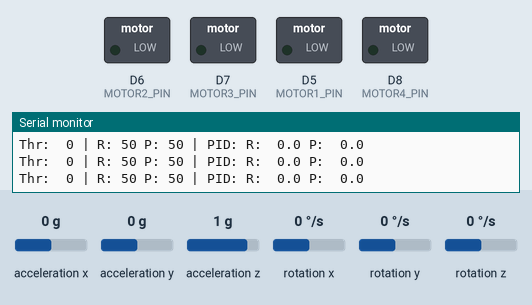
The sketch below on a simulated ESP8266 (NodeMCU). Parts: switched loads named in the sketch (green lamp = pin HIGH), the last lines printed to the serial monitor. Wiring (inferred from the names in the program): MPU-6050 motion sensor at I2C address 0x68. Inputs (shaded band) come from the test bench; at power-on: acceleration x 0 g, rotation x 0 °/s, rotation y 0 °/s, acceleration y 0 g, acceleration z 1 g, rotation z 0 °/s. WiFi joins after 1.5 s; servers stay silent unless stated.

Above: at 6.3 s.
6.4 s: acceleration x set to -1.4 g
At 7.6 s:
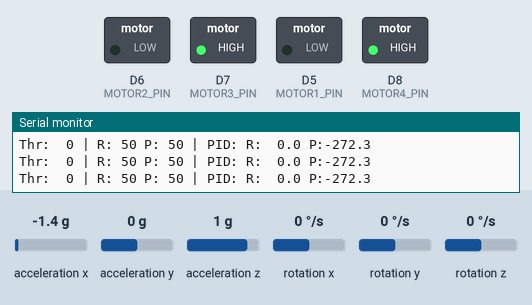
7.9 s: rotation x set to -25 °/s
At 8.15 s:
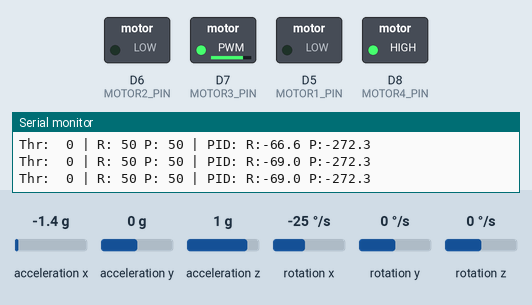
10.9 s: rotation x set to -32 °/s
12.4 s: rotation y set to 100 °/s
At 12.72 s:
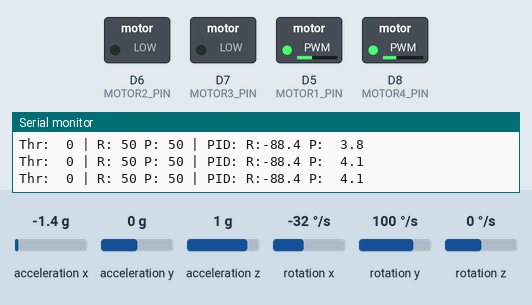
15.4 s: acceleration y set to -1.4 g
At 15.77 s:
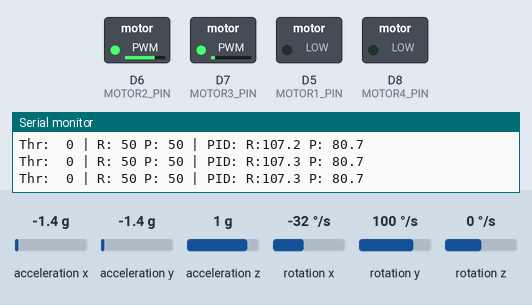
18.4 s: acceleration z set to -1.4 g
Timing chart, 0 to 22.4 s (numbered marks = the images above; inputs shaded):
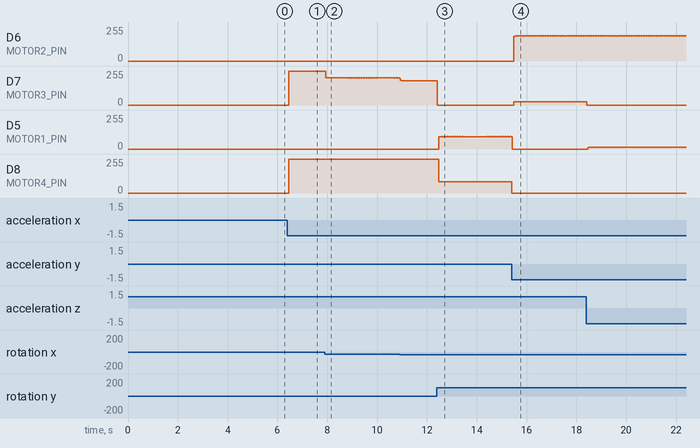

The sketch:

drone_blynk_esp8266_v3.ino
```cpp
#define BLYNK_TEMPLATE_ID "TMPL3rPMucg_r"
#define BLYNK_TEMPLATE_NAME "DRONE"
#include <ESP8266WiFi.h>
#include <BlynkSimpleEsp8266.h>
#include "Wire.h"

// Motor Control Pins
#define MOTOR1_PIN D5
#define MOTOR2_PIN D6
#define MOTOR3_PIN D7
#define MOTOR4_PIN D8

// Blynk Credentials
char auth[] = "I_cMxg1joHbquc8RcZmUF2WwOi07Ujvb";
char ssid[] = "Anish's S22 Ultra";
char pass[] = "ph82ubqayk";

// Blynk Virtual Pins
#define THROTTLE_JOYSTICK V0
#define YAW_JOYSTICK      V1
#define ROLL_JOYSTICK     V2
#define PITCH_JOYSTICK    V3
#define MODE_SWITCH       V4

// Motor Control Variables
int motorSpeed[4] = {0};
int input_PITCH = 50;
int input_ROLL = 50;
int input_YAW = 50;
volatile int input_THROTTLE = 0;
int Mode = 0;

// MPU6050 Variables
int16_t gyro_x, gyro_y, gyro_z, acc_x, acc_y, acc_z, temperature; // Added temperature
float angle_pitch, angle_roll, angle_yaw;
float angle_pitch_output, angle_roll_output, angle_yaw_output;
long gyro_x_cal, gyro_y_cal, gyro_z_cal;

// PID Variables
float roll_PID, pitch_PID, yaw_PID;
double twoX_kp = 5, twoX_ki = 0.003, twoX_kd = 1.4;
double yaw_kp = 8, yaw_ki = 0, yaw_kd = 4;

void setup() {
  // Initialize Motor PWM Pins
  pinMode(MOTOR1_PIN, OUTPUT);
  pinMode(MOTOR2_PIN, OUTPUT);
  pinMode(MOTOR3_PIN, OUTPUT);
  pinMode(MOTOR4_PIN, OUTPUT);

  // Set 8kHz PWM frequency
  analogWriteFreq(8000);
  analogWriteRange(255);

  // Initialize Serial
  Serial.begin(115200);

  // Initialize Blynk
  Blynk.begin(auth, ssid, pass);

  // Initialize MPU6050
  Wire.begin();
  Wire.setClock(400000);
  Wire.beginTransmission(0x68);
  Wire.write(0x6B); Wire.write(0x00);
  Wire.endTransmission();

  // Configure MPU6050
  Wire.beginTransmission(0x68);
  Wire.write(0x1C); Wire.write(0x08); // ±4g
  Wire.endTransmission();
  Wire.beginTransmission(0x68);
  Wire.write(0x1B); Wire.write(0x18); // 2000dps
  Wire.endTransmission();
  Wire.beginTransmission(0x68);
  Wire.write(0x1A); Wire.write(0x03); // DLPF
  Wire.endTransmission();

  // Calibrate Gyro
  for (int i = 0; i < 2000; i++) {
    if(i % 100 == 0) Serial.print(".");
    Wire.beginTransmission(0x68);
    Wire.write(0x3B);
    Wire.endTransmission();
    Wire.requestFrom(0x68, 14);
    acc_y = Wire.read()<<8|Wire.read();
    acc_x = Wire.read()<<8|Wire.read();
    acc_z = Wire.read()<<8|Wire.read();
    temperature = Wire.read()<<8|Wire.read(); // Now properly declared
    gyro_y = Wire.read()<<8|Wire.read();
    gyro_x = Wire.read()<<8|Wire.read();
    gyro_z = Wire.read()<<8|Wire.read();
    gyro_x_cal += gyro_x;
    gyro_y_cal += gyro_y;
    gyro_z_cal += gyro_z;
    delayMicroseconds(100);
  }
  gyro_x_cal /= 2000;
  gyro_y_cal /= 2000;
  gyro_z_cal /= 2000;
}

// ... [Rest of the code remains exactly the same as previously provided] ...

void loop() {
  Blynk.run();

  // Read MPU6050
  static uint32_t last_read = 0;
  float elapsedTime = (micros() - last_read) / 1000000.0;
  last_read = micros();

  Wire.beginTransmission(0x68);
  Wire.write(0x3B);
  Wire.endTransmission();
  Wire.requestFrom(0x68,14);
  acc_y = Wire.read()<<8|Wire.read();
  acc_x = Wire.read()<<8|Wire.read();
  acc_z = Wire.read()<<8|Wire.read();
  temperature = Wire.read()<<8|Wire.read();
  gyro_y = Wire.read()<<8|Wire.read();
  gyro_x = Wire.read()<<8|Wire.read();
  gyro_z = Wire.read()<<8|Wire.read();

  // Process IMU Data
  gyro_x -= gyro_x_cal;
  gyro_y -= gyro_y_cal;
  gyro_z -= gyro_z_cal;

  angle_pitch += gyro_x * elapsedTime * 0.0610687023;
  angle_roll += gyro_y * elapsedTime * 0.0610687023;

  // Complementary Filter
  angle_pitch_output = 0.9 * (angle_pitch_output + gyro_x * elapsedTime) + 0.1 * atan(acc_y/sqrt(acc_x*acc_x + acc_z*acc_z)) * 57.296;
  angle_roll_output = 0.9 * (angle_roll_output + gyro_y * elapsedTime) + 0.1 * atan(acc_x/sqrt(acc_y*acc_y + acc_z*acc_z)) * -57.296;

  // PID Calculation
  float roll_error = angle_roll_output - (3 * (input_ROLL - 50) / 10.0);
  float pitch_error = angle_pitch_output - (3 * (input_PITCH - 50) / 10.0);

  roll_PID = twoX_kp * roll_error + twoX_kd * (gyro_y * 0.0610687023);
  pitch_PID = twoX_kp * pitch_error + twoX_kd * (gyro_x * 0.0610687023);
  yaw_PID = yaw_kp * angle_yaw_output + yaw_kd * (gyro_z * 0.0610687023);

  // Calculate Motor Speeds
  motorSpeed[0] = constrain(input_THROTTLE + pitch_PID - roll_PID + yaw_PID, 0, 255);
  motorSpeed[1] = constrain(input_THROTTLE + pitch_PID + roll_PID - yaw_PID, 0, 255);
  motorSpeed[2] = constrain(input_THROTTLE - pitch_PID + roll_PID + yaw_PID, 0, 255);
  motorSpeed[3] = constrain(input_THROTTLE - pitch_PID - roll_PID - yaw_PID, 0, 255);

  // Apply PWM to Motors
  analogWrite(MOTOR1_PIN, motorSpeed[0]);
  analogWrite(MOTOR2_PIN, motorSpeed[1]);
  analogWrite(MOTOR3_PIN, motorSpeed[2]);
  analogWrite(MOTOR4_PIN, motorSpeed[3]);

  // Debug Output
  static uint32_t last_print = 0;
  if(millis() - last_print > 100) {
    last_print = millis();
    Serial.printf("Thr:%3d | R:%3d P:%3d | PID: R:%5.1f P:%5.1f\n",
      input_THROTTLE, input_ROLL, input_PITCH, roll_PID, pitch_PID);
  }
}

// Blynk Control Handlers
BLYNK_WRITE(THROTTLE_JOYSTICK) {
  input_THROTTLE = map(param[1].asInt(), 0, 255, 0, 255);
}
BLYNK_WRITE(YAW_JOYSTICK) {
  input_YAW = map(param[0].asInt(), 0, 255, 0, 100);
}
BLYNK_WRITE(ROLL_JOYSTICK) {
  input_ROLL = map(param[0].asInt(), 0, 255, 0, 100);
}
BLYNK_WRITE(PITCH_JOYSTICK) {
  input_PITCH = map(param[1].asInt(), 0, 255, 0, 100);
}
BLYNK_WRITE(MODE_SWITCH) {
  Mode = param.asInt();
}
```

Measured:
- after the input at 6.4 s, D7 (MOTOR3_PIN), D8 (MOTOR4_PIN): 0/255 → 255/255 after 0.05 s
- after the input at 7.9 s, D7 (MOTOR3_PIN): 255/255 → 204/255 after 0.05 s, then repeats every 0.10 s: 203/255 0.09 s, 202/255 0.01 s
- after the input at 12.4 s, D7 (MOTOR3_PIN): 183/255 → 0/255 at once; D8 (MOTOR4_PIN): 255/255 → 85/255 after 0.08 s, then moves between 83/255 and 85/255, repeating every 0.61 s
- after the input at 15.4 s, D7 (MOTOR3_PIN): 0/255 → 24/255 after 0.08 s, then repeats every 0.08 s: 25/255 0.02 s, 26/255 0.05 s, 24/255 0.01 s
- by itself, D6 (MOTOR2_PIN): repeats every 0.10 s: 187/255 0.02 s, 189/255 0.01 s, 188/255 0.07 s
